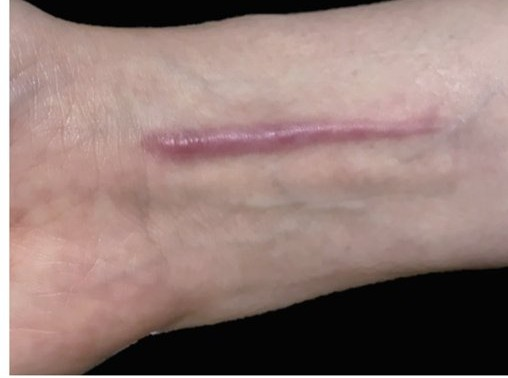
#> input picture dataset/Dataset_Mentah/hypertrophic scars/1463839896997670927_1.jpg, 508 x 378 px; its folder holds only this picture in this run
$ jupyter execute --allow-errors capstone_project.ipynb   (older library calls are emulated)
#> lines starting #> are read from the running program, lines starting #| are printed output that depends on the picture
# Import Library

[cell 1]
import cv2
import os
import numpy as np
from tqdm import tqdm

# Visualisasi Data Mentah

[cell 2]
import matplotlib.pyplot as plt

valid_ext = (".png", ".jpg", ".jpeg", ".bmp", ".tiff", ".tif")
KELAS_MINORITAS = "Hipertrofik"
KELAS_MAYORITAS = "Keloid"

DIR_MENTAH_HIPER = r"Dataset_Mentah/hypertrophic scars"
DIR_MENTAH_KELOID = r"Dataset_Mentah/keloid scars"

def hitung_gambar_valid(folder, ekstensi_valid=valid_ext):
    if not os.path.exists(folder):
        return 0
    return len([
        f for f in os.listdir(folder)
        if os.path.isfile(os.path.join(folder, f)) and f.lower().endswith(ekstensi_valid)
    ])

distribusi_mentah = {
    KELAS_MINORITAS: hitung_gambar_valid(DIR_MENTAH_HIPER),
    KELAS_MAYORITAS: hitung_gambar_valid(DIR_MENTAH_KELOID)
}

plt.figure(figsize=(7, 4))
bars = plt.bar(distribusi_mentah.keys(), distribusi_mentah.values(), color=["#4C72B0", "#55A868"])
plt.title("Distribusi Gambar pada Dataset_Mentah")
plt.ylabel("Jumlah Gambar")
plt.xlabel("Kelas")

for bar in bars:
    y = bar.get_height()
    plt.text(bar.get_x() + bar.get_width() / 2, y + 1, f"{int(y)}", ha="center", va="bottom")

plt.tight_layout()
plt.show()
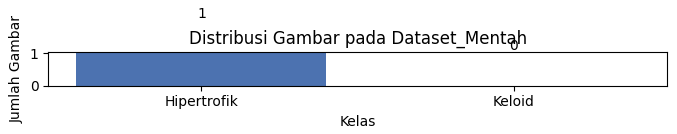
#> figure drawn by matplotlib, 1 panel
#> call 2 of proses_dataset_mentah, with folder_input = 'Dataset_Mentah/hypertrophic scars', folder_output = 'Dataset_Bersih/hypertrophic scars', batas_blur = 10
#> in proses_dataset_mentah, gambar_bgr is the input picture: shape (378, 508, 3); mean B, G, R 117.1, 122, 145.8

print("Distribusi Dataset_Mentah:", distribusi_mentah)

# Deteksi Blur

[cell 3]
def hitung_ketajaman(image_bgr):
    gray = cv2.cvtColor(image_bgr, cv2.COLOR_BGR2GRAY)
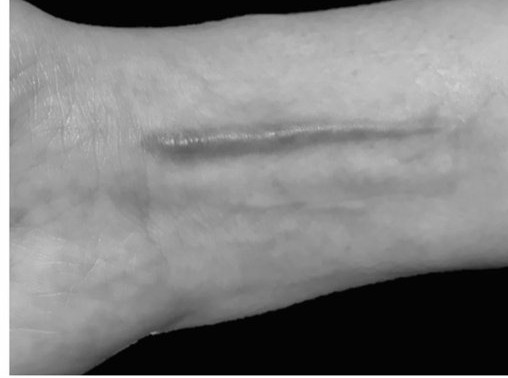
#> gray: shape (378, 508); min 0, max 255, mean 128.6
    return cv2.Laplacian(gray, cv2.CV_64F).var()

# Crop & Resize

[cell 4]
def resize_tanpa_distorsi(image_rgb, target_size=224):
#> called with target_size = 224
    tinggi_asli, lebar_asli = image_rgb.shape[:2]
#> tinggi_asli = 378; lebar_asli = 508

    rasio = float(target_size) / max(tinggi_asli, lebar_asli)
#> rasio = 0.441
    ukuran_baru = (int(lebar_asli * rasio), int(tinggi_asli * rasio))
#> ukuran_baru = (224, 166)

    gambar_dikecilkan = cv2.resize(image_rgb, ukuran_baru)

    sisa_lebar = target_size - ukuran_baru[0]
#> sisa_lebar = 0
    sisa_tinggi = target_size - ukuran_baru[1]
#> sisa_tinggi = 58

    atas = sisa_tinggi // 2
#> atas = 29
    bawah = sisa_tinggi - atas
#> bawah = 29
    kiri = sisa_lebar // 2
#> kiri = 0
    kanan = sisa_lebar - kiri
#> kanan = 0

    warna_bingkai = [0, 0, 0]
    gambar_final = cv2.copyMakeBorder(gambar_dikecilkan, atas, bawah, kiri, kanan,
                                      cv2.BORDER_CONSTANT, value=warna_bingkai)
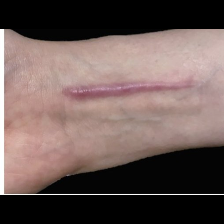
#> gambar_final: shape (224, 224, 3); mean R, G, B 107.9, 90.2, 86.6
    return gambar_final

# Main Pipeline

[cell 5]
def proses_dataset_mentah(folder_input, folder_output, batas_blur=10.0):
    if not os.path.exists(folder_input):
        print(f"Input folder not found: {folder_input}")
        return

    folder_sukses = os.path.join(folder_output, "sukses_diproses")
    folder_gagal = os.path.join(folder_output, "dibuang_karena_blur")
    os.makedirs(folder_sukses, exist_ok=True)
    os.makedirs(folder_gagal, exist_ok=True)

    try:
        exts = valid_ext
    except NameError:
        exts = ('.png', '.jpg', '.jpeg', '.bmp', '.tiff', '.tif')

    daftar_file = [
        f for f in os.listdir(folder_input)
        if os.path.isfile(os.path.join(folder_input, f)) and f.lower().endswith(exts)
    ]

    print(f"Memproses {len(daftar_file)} gambar dari: {folder_input}")

    sukses_cnt = 0
    gagal_cnt = 0
    for nama_file in tqdm(daftar_file, desc="Processing", unit="file"):
        path_file = os.path.join(folder_input, nama_file)

        gambar_bgr = cv2.imread(path_file)
        if gambar_bgr is None:
            print(f"Unable to read image: {path_file}")
            continue

        try:
            if hitung_ketajaman(gambar_bgr) < batas_blur:
                cv2.imwrite(os.path.join(folder_gagal, nama_file), gambar_bgr)
                gagal_cnt += 1
                continue

            gambar_rgb = cv2.cvtColor(gambar_bgr, cv2.COLOR_BGR2RGB)
            gambar_siap_ai = resize_tanpa_distorsi(gambar_rgb, target_size=224)
            gambar_disimpan = cv2.cvtColor(gambar_siap_ai, cv2.COLOR_RGB2BGR)
            cv2.imwrite(os.path.join(folder_sukses, nama_file), gambar_disimpan)
            sukses_cnt += 1

        except Exception as e:
            print(f"Error processing {path_file}: {e}")
            try:
                cv2.imwrite(os.path.join(folder_gagal, nama_file), gambar_bgr)
                gagal_cnt += 1
            except Exception:
                pass

    print(f"Selesai: sukses={sukses_cnt}, gagal={gagal_cnt}")

# Cleaning

[cell 6]
DIR_BERSIH_KELOID = r"Dataset_Bersih/keloid scars"
DIR_BERSIH_HIPER = r"Dataset_Bersih/hypertrophic scars"

os.makedirs(DIR_BERSIH_KELOID, exist_ok=True)
os.makedirs(DIR_BERSIH_HIPER, exist_ok=True)

print("--- Start cleaning majority class ---")
proses_dataset_mentah(
    folder_input=DIR_MENTAH_KELOID,
    folder_output=DIR_BERSIH_KELOID,
    batas_blur=10.0
)

print("\n--- Start cleaning minority class ---")
proses_dataset_mentah(
    folder_input=DIR_MENTAH_HIPER,
    folder_output=DIR_BERSIH_HIPER,
    batas_blur=10.0
)

print("\nPreprocessing finished.")

# Visualisasi Dataset Bersih vs Blur

[cell 7]
def hitung_file_gambar(folder, ekstensi=valid_ext):
    if not os.path.exists(folder):
        return 0
    return len([
        f for f in os.listdir(folder)
        if os.path.isfile(os.path.join(folder, f)) and f.lower().endswith(ekstensi)
    ])

def ambil_daftar_gambar(folder, ekstensi=valid_ext):
    if not os.path.exists(folder):
        return []
    return [
        f for f in os.listdir(folder)
        if os.path.isfile(os.path.join(folder, f)) and f.lower().endswith(ekstensi)
    ]

[cell 8]
folder_map = {
    KELAS_MINORITAS: {
        "bersih": os.path.join(DIR_BERSIH_HIPER, "sukses_diproses"),
        "blur": os.path.join(DIR_BERSIH_HIPER, "dibuang_karena_blur"),
    },
    KELAS_MAYORITAS: {
        "bersih": os.path.join(DIR_BERSIH_KELOID, "sukses_diproses"),
        "blur": os.path.join(DIR_BERSIH_KELOID, "dibuang_karena_blur"),
    },
}

[cell 9]
kelas_list = list(folder_map.keys())
jumlah_bersih = [hitung_file_gambar(folder_map[k]["bersih"]) for k in kelas_list]
jumlah_blur = [hitung_file_gambar(folder_map[k]["blur"]) for k in kelas_list]

x = np.arange(len(kelas_list))
w = 0.35

plt.figure(figsize=(8, 4))
bars1 = plt.bar(x - w / 2, jumlah_bersih, width=w, label="Clean (processed)", color="#4C72B0")
bars2 = plt.bar(x + w / 2, jumlah_blur, width=w, label="Removed as blur", color="#C44E52")

plt.xticks(x, kelas_list)
plt.ylabel("Number of Images")
plt.title("Clean vs Blur Dataset Comparison")
plt.legend()

for b in list(bars1) + list(bars2):
    h = b.get_height()
    plt.text(b.get_x() + b.get_width() / 2, h + 1, f"{int(h)}", ha="center", va="bottom", fontsize=9)

plt.tight_layout()
plt.show()
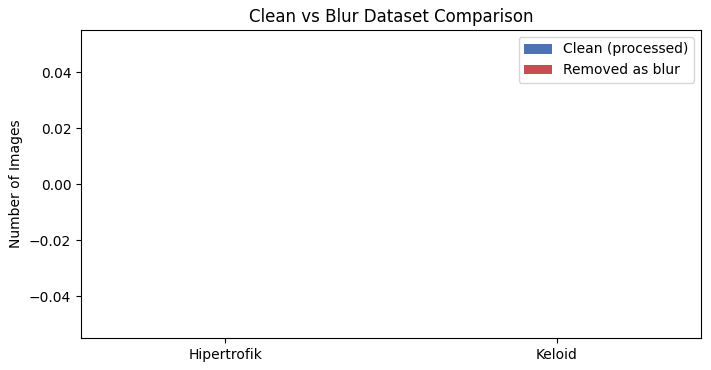
#> figure drawn by matplotlib, 1 panel

print("Count summary:")
for k in kelas_list:
    print(f"- {k}: clean={hitung_file_gambar(folder_map[k]['bersih'])}, blur={hitung_file_gambar(folder_map[k]['blur'])}")
